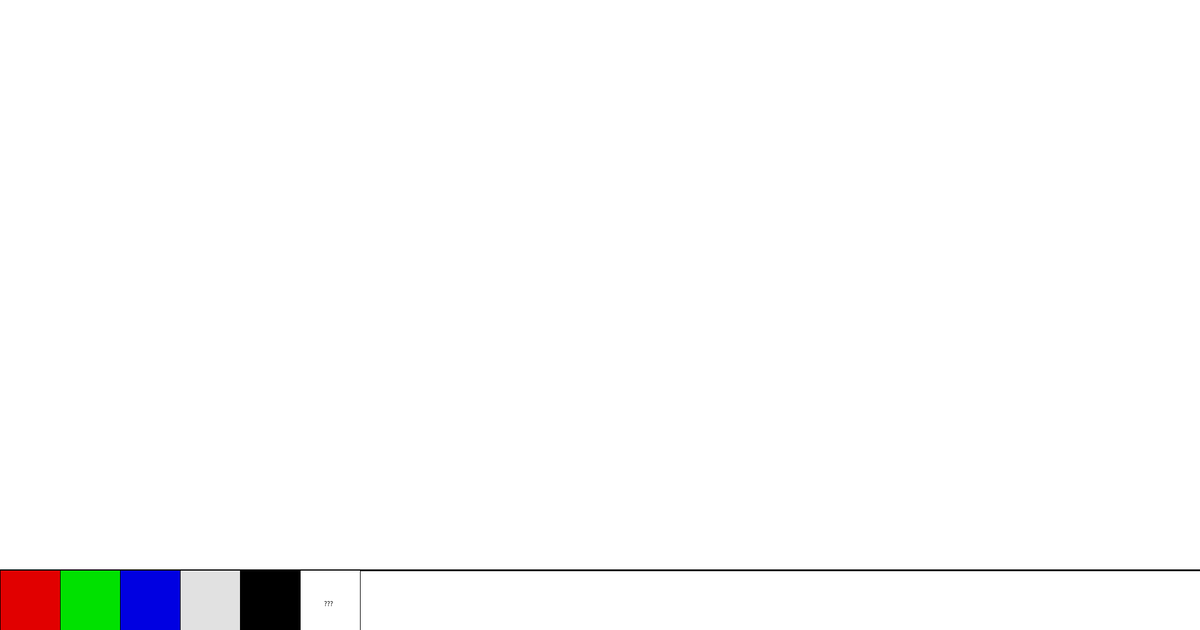
Frame 1 (no input)
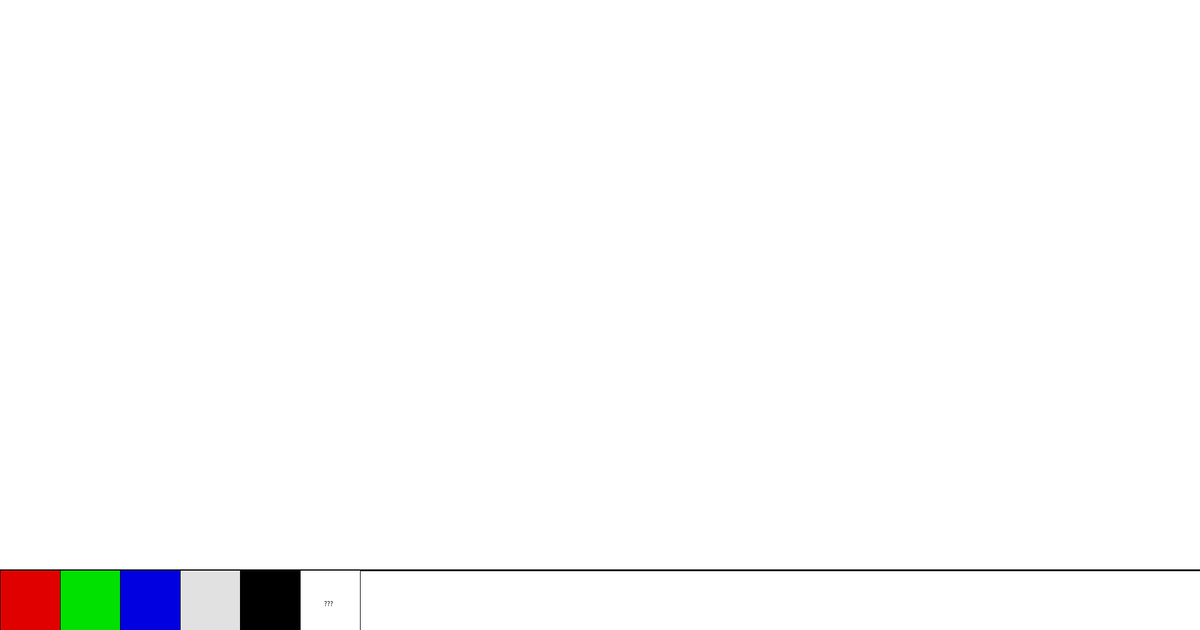
Frame 60 (the mouse pressed at the canvas centre just before this capture)
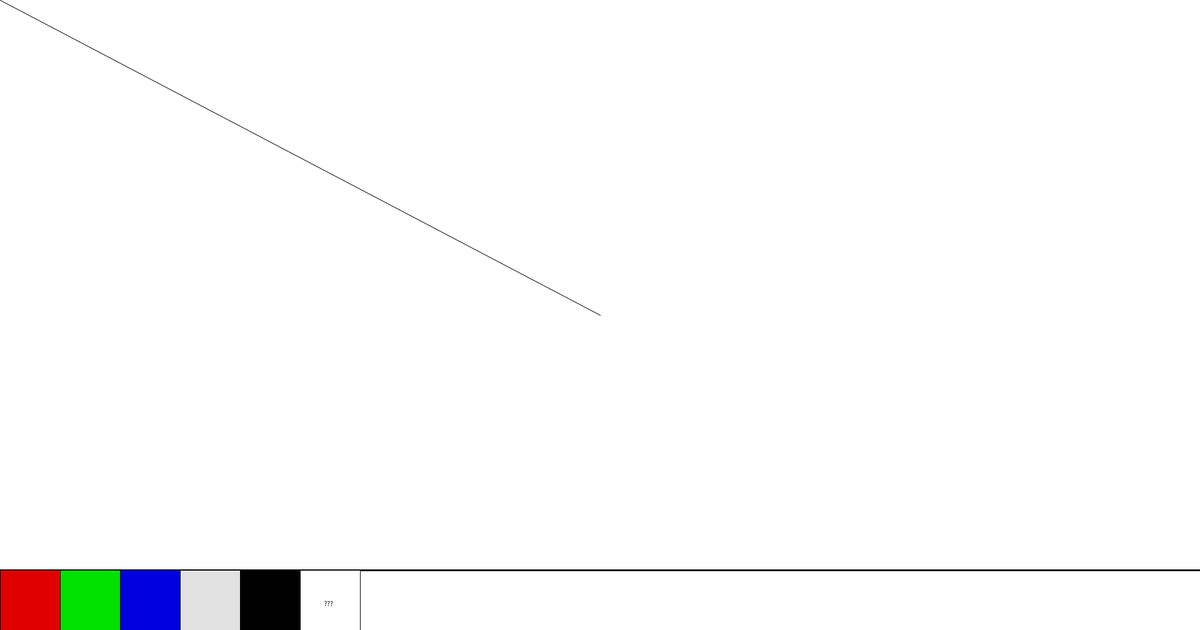
Frame 120 (the mouse held since frame 60 and released just before this capture)

The Processing sketch that drew these frames (run headless with seeded random() and noise(); from frame 60 on, the mouse is pressed at the canvas centre):

// Processing sketch: Draw_program
// ── Draw_program.pde
float r;
float g;
float b;

void setup(){
  size(2000,1050);
  background(255);
}

void draw(){
  if(mousePressed){
    line(pmouseX,pmouseY,mouseX,mouseY);
  }
  
  strokeWeight(3);
  line(0,height-100,width,height-100);
  stroke(0);
  strokeWeight(1);
  fill(225,0,0);
  rect(0,height-100,100,100);
  fill(0,225,0);
  rect(100,height-100,100,100);
  fill(0,0,225);
  rect(200,height-100,100,100);
  fill(225);
  rect(300,height-100,100,100);
  fill(0);
  rect(400,height-100,100,100);
  fill(255);
  rect(500,height-100,100,100);
  fill(0);
  text("???",540,height-40);
 
  if(mousePressed&&mouseX<100&&mouseY>height-100){
     r = 255; g = 0; b = 0;
  }
  if(mousePressed&&mouseX<100&&mouseX<100&&mouseY<height-100){
     r = 0; g = 225; b = 0;
  }


}
